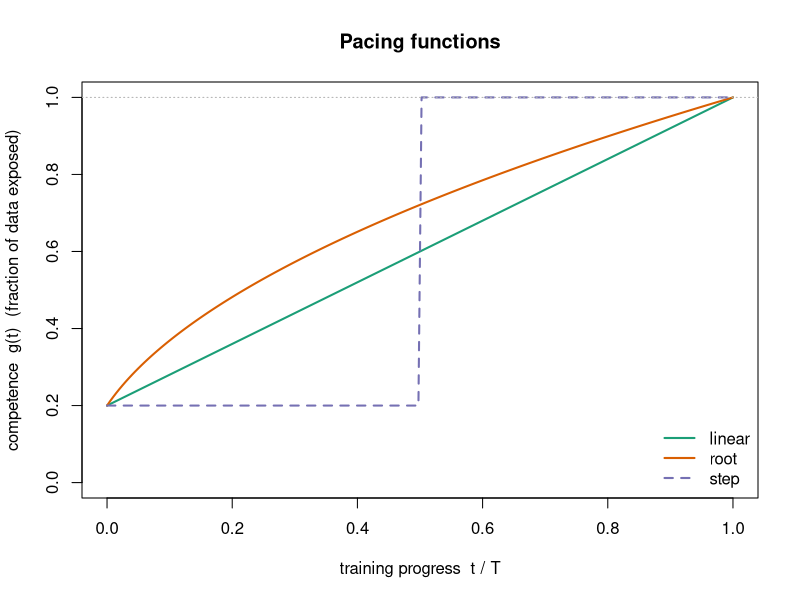
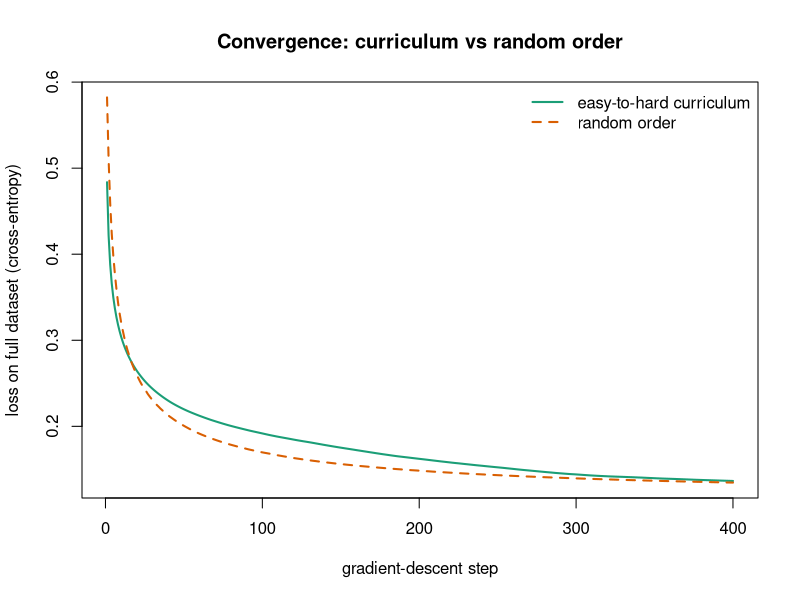

These charts were generated, in order, by the following R code:
## ---- chunk 1
#| include: false
suppressPackageStartupMessages(library(tidyverse))
## ---- chunk 2
t <- seq(0, 1, length.out = 200)
g0 <- 0.2
g_lin <- pmin(1, g0 + (1 - g0) * t)
g_root <- pmin(1, sqrt(g0^2 + (1 - g0^2) * t))
g_step <- ifelse(t < 0.5, g0, 1)

plot(t, g_lin,
  type = "l", lwd = 2, col = "#1b9e77",
  ylim = c(0, 1), xlab = "training progress  t / T",
  ylab = "competence  g(t)  (fraction of data exposed)",
  main = "Pacing functions"
)
lines(t, g_root, lwd = 2, col = "#d95f02")
lines(t, g_step, lwd = 2, col = "#7570b3", lty = 2)
abline(h = 1, col = "grey70", lty = 3)
legend("bottomright",
  legend = c("linear", "root", "step"),
  col = c("#1b9e77", "#d95f02", "#7570b3"),
  lwd = 2, lty = c(1, 1, 2), bty = "n"
)
## ---- chunk 3
set.seed(2026)

# ----- synthetic data: circular boundary, difficulty = closeness to circle ---
n <- 1200
r <- 1.0
X <- matrix(runif(n * 2, -2, 2), ncol = 2)
radius <- sqrt(rowSums(X^2))
y <- as.integer(radius > r)

# difficulty: harder = closer to the boundary circle (larger d = harder)
d <- -abs(radius - r)

# inject label noise into the hardest 15% (near-boundary) points
hard_idx <- order(d, decreasing = TRUE)[1:round(0.15 * n)]
flip <- sample(hard_idx, size = round(0.4 * length(hard_idx)))
y[flip] <- 1L - y[flip]

# quadratic feature map so a linear model can fit a circle; standardize
Phi <- cbind(1, X[, 1], X[, 2], X[, 1]^2, X[, 2]^2)
Phi[, -1] <- scale(Phi[, -1])
colnames(Phi) <- c("int", "x1", "x2", "x1sq", "x2sq")

# ----- logistic regression by batch gradient descent --------------------------
sigmoid <- function(z) 1 / (1 + exp(-z))

bce <- function(beta, Phi, y) {
  p <- sigmoid(as.vector(Phi %*% beta))
  p <- pmin(pmax(p, 1e-12), 1 - 1e-12)
  -mean(y * log(p) + (1 - y) * log(1 - p))
}

grad <- function(beta, Phi, y) {
  p <- sigmoid(as.vector(Phi %*% beta))
  as.vector(t(Phi) %*% (p - y)) / length(y)
}

root_pace <- function(t, T, g0 = 0.2) {
  pmin(1, sqrt(g0^2 + (1 - g0^2) * (t / T)))
}

# one training run; `mode` is "curriculum" or "random"
train_run <- function(mode, Phi, y, d, steps = 400, lr = 0.8, g0 = 0.2,
                      seed = 1) {
  set.seed(seed)
  beta <- rep(0, ncol(Phi))
  n <- length(y)
  order_by_difficulty <- order(d) # easy first
  full_loss <- numeric(steps)
  for (t in seq_len(steps)) {
    frac <- root_pace(t, steps, g0)
    k <- max(20, round(frac * n))
    if (mode == "curriculum") {
      idx <- order_by_difficulty[seq_len(k)] # easiest k
    } else {
      idx <- sample.int(n, k) # random k of the same size
    }
    beta <- beta - lr * grad(beta, Phi[idx, , drop = FALSE], y[idx])
    full_loss[t] <- bce(beta, Phi, y) # always measured on the FULL set
  }
  list(beta = beta, loss = full_loss)
}

fit_curr <- train_run("curriculum", Phi, y, d, seed = 1)
fit_rand <- train_run("random", Phi, y, d, seed = 1)
## ---- chunk 4
steps <- length(fit_curr$loss)
plot(seq_len(steps), fit_curr$loss,
  type = "l", lwd = 2, col = "#1b9e77",
  ylim = range(c(fit_curr$loss, fit_rand$loss)),
  xlab = "gradient-descent step",
  ylab = "loss on full dataset (cross-entropy)",
  main = "Convergence: curriculum vs random order"
)
lines(seq_len(steps), fit_rand$loss, lwd = 2, col = "#d95f02", lty = 2)
legend("topright",
  legend = c("easy-to-hard curriculum", "random order"),
  col = c("#1b9e77", "#d95f02"), lwd = 2, lty = c(1, 2), bty = "n"
)
## ---- chunk 5
seeds <- 1:10
target <- 0.45 # a loss level both runs eventually pass

steps_to_target <- function(loss, target) {
  hit <- which(loss <= target)
  if (length(hit) == 0) NA_integer_ else hit[1]
}

res <- lapply(seeds, function(s) {
  fc <- train_run("curriculum", Phi, y, d, seed = s)
  fr <- train_run("random", Phi, y, d, seed = s)
  data.frame(
    curr_steps = steps_to_target(fc$loss, target),
    rand_steps = steps_to_target(fr$loss, target),
    curr_final = tail(fc$loss, 1),
    rand_final = tail(fr$loss, 1)
  )
})
res <- do.call(rbind, res)

summary_tab <- data.frame(
  Metric = c(
    "Mean steps to reach loss 0.45",
    "Mean final loss (full dataset)"
  ),
  `Easy-to-hard curriculum` = c(
    round(mean(res$curr_steps, na.rm = TRUE), 1),
    round(mean(res$curr_final), 4)
  ),
  `Random order` = c(
    round(mean(res$rand_steps, na.rm = TRUE), 1),
    round(mean(res$rand_final), 4)
  ),
  check.names = FALSE
)
## ---- chunk 6
knitr::kable(summary_tab,
  caption = "Curriculum versus random ordering on the synthetic circular-boundary task, averaged over 10 seeds. Fewer steps to the target loss means faster convergence; final loss measures the quality reached after a fixed budget."
)
## ---- chunk 7
when_tab <- data.frame(
  Condition = c(
    "Optimization landscape",
    "Difficulty signal",
    "Noise location",
    "Model class",
    "Data scale",
    "Easy/hard alignment"
  ),
  `Helps when` = c(
    "Non-convex, rugged, noisy gradients",
    "Cheap, reliable score that tracks true difficulty",
    "Noise concentrated in the hard examples",
    "Deep nets, RL agents, sequence models",
    "Large, redundant easy mass to warm up on",
    "Easy subset implies the same solution as full data"
  ),
  `Little or no help when` = c(
    "Convex with a unique optimum (e.g. plain logistic/linear)",
    "Score is noisy or a poor proxy for difficulty",
    "Noise spread uniformly across difficulties",
    "Closed-form or convex learners",
    "Small data where every example is needed early",
    "Easy subset implies a different decision rule"
  ),
  check.names = FALSE
)
knitr::kable(when_tab,
  caption = "Conditions under which an easy-to-hard curriculum tends to help versus where it adds cost without benefit."
)
